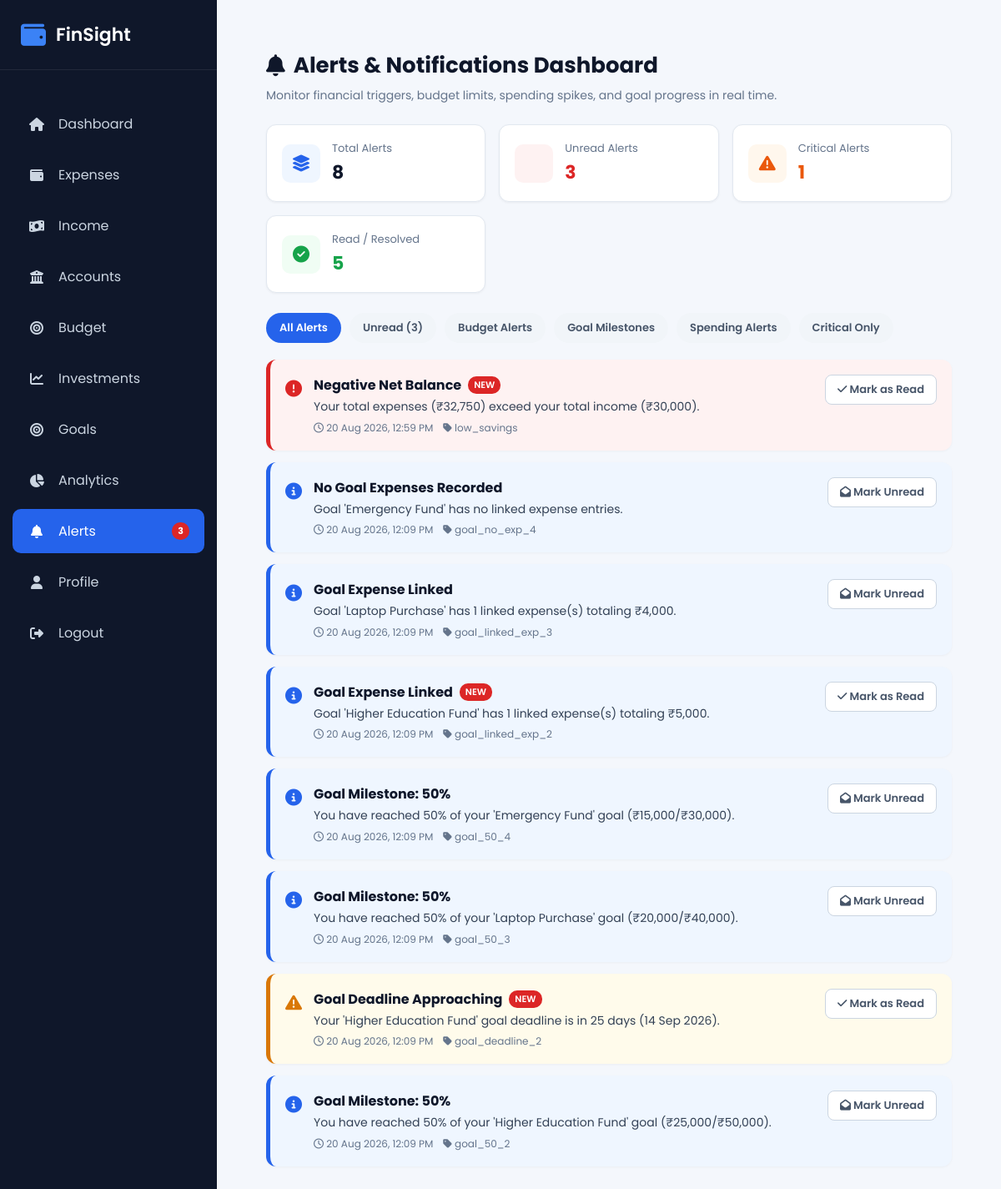
Page /alerts (signed in) on the earlier database version.
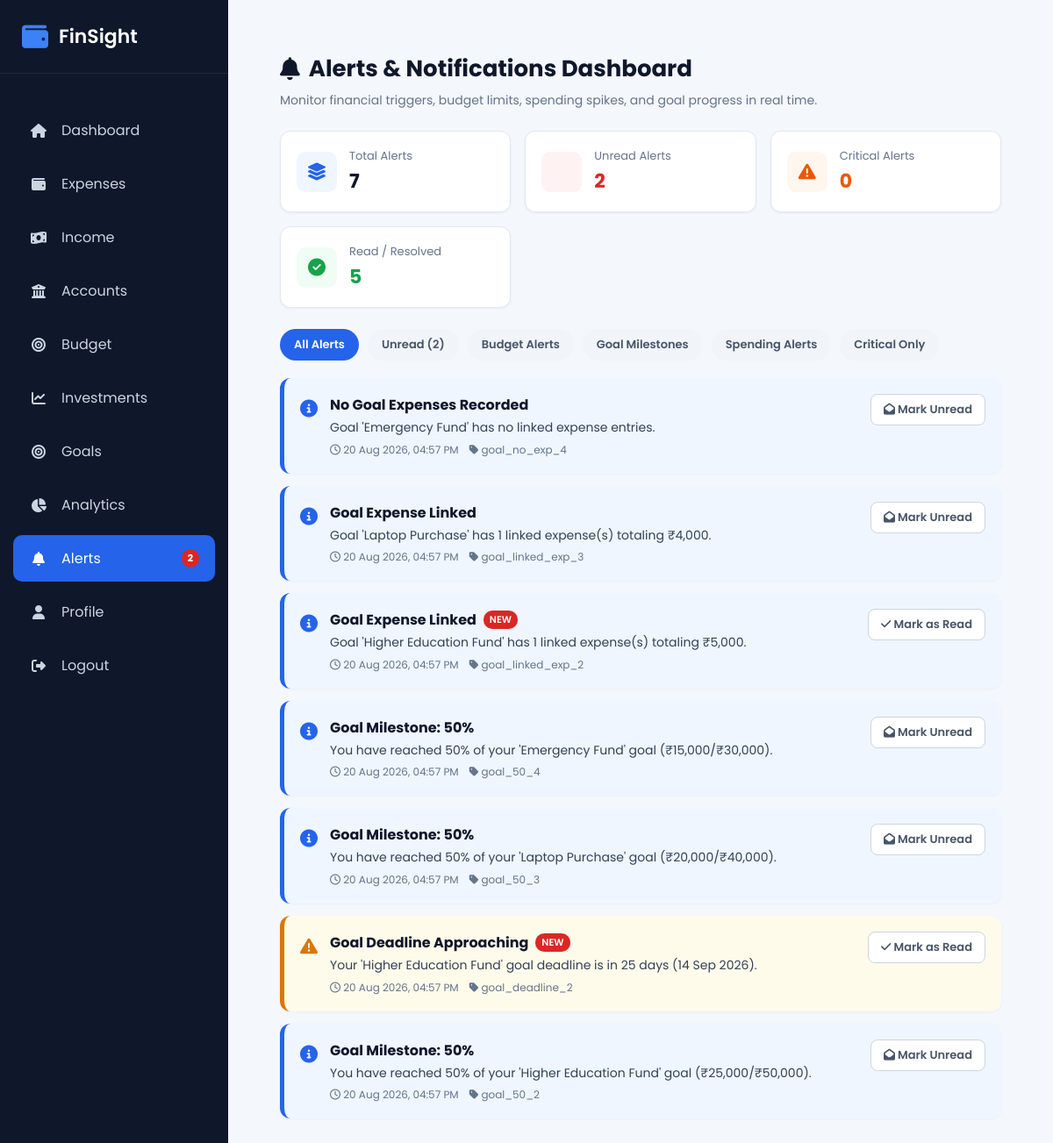
Same page on the later database version.
### models/alert.py (models this page shows, shortened)
class FinancialAlert(db.Model):
    __tablename__ = "financial_alerts"
    id = db.Column(db.Integer, primary_key=True)
    user_id = db.Column(
        db.Integer,
        db.ForeignKey("users.id"),
        nullable=False
    )
    alert_type = db.Column(
        db.String(50),
        nullable=False
    )
    title = db.Column(
        db.String(150),
        nullable=False
    )
    message = db.Column(
        db.Text,
        nullable=False
    )
    severity = db.Column(
        db.String(20),
        nullable=False,
        default="warning"
    )
    is_read = db.Column(
        db.Boolean,
        default=False,
        nullable=False
    )
    created_at = db.Column(
        db.DateTime,
        default=datetime.utcnow
    )
    user = db.relationship(
        "User",
        backref=db.backref("alerts", lazy=True, cascade="all, delete-orphan")
    )

### routes/alert.py (the view)
@alert_bp.route("/alerts")
@login_required
def alerts():
    user_id = current_user.id
    check_and_create_alerts(user_id)
    all_user_alerts = FinancialAlert.query.filter_by(user_id=user_id).order_by(FinancialAlert.created_at.desc()).all()
    total_alerts = len(all_user_alerts)
    unread_alerts = sum(1 for a in all_user_alerts if not a.is_read)
    critical_alerts = sum(1 for a in all_user_alerts if a.severity in ["danger", "critical"])
    resolved_alerts = sum(1 for a in all_user_alerts if a.is_read)
    active_filter = request.args.get("filter", "all").lower()
    if active_filter == "unread":
        filtered_alerts = [a for a in all_user_alerts if not a.is_read]
    elif active_filter == "budget":
        filtered_alerts = [a for a in all_user_alerts if "budget" in a.alert_type.lower() or "budget" in a.title.lower()]
    elif active_filter == "goal":
        filtered_alerts = [a for a in all_user_alerts if "goal" in a.alert_type.lower() or "goal" in a.title.lower()]
    elif active_filter == "spending":
        filtered_alerts = [a for a in all_user_alerts if "spending" in a.alert_type.lower() or "spending" in a.title.lower()]
    elif active_filter == "critical":
        filtered_alerts = [a for a in all_user_alerts if a.severity in ["danger", "critical"]]
    else:
        filtered_alerts = all_user_alerts
    return render_template(
        "alerts.html",
        alerts=filtered_alerts,
        active_filter=active_filter,
        total_alerts=total_alerts,
        unread_alerts=unread_alerts,
        critical_alerts=critical_alerts,
        resolved_alerts=resolved_alerts
    )

### templates/alerts.html (shortened to what this page needs)
{% extends "layout.html" %}
{% block content %}
<div class="alerts-container">
    <div class="alerts-header">
        <div>
            <h1><i class="fa-solid fa-bell"></i> Alerts & Notifications Dashboard</h1>
            <p>Monitor financial triggers, budget limits, spending spikes, and goal progress in real time.</p>
        </div>
    </div>
    <div class="summary-grid">
        <div class="summary-card">
            <div class="summary-icon total"><i class="fa-solid fa-layer-group"></i></div>
            <div class="summary-info">
                <span class="label">Total Alerts</span>
                <span class="value">{{ total_alerts }}</span>
            </div>
        </div>
        <div class="summary-card">
            <div class="summary-icon unread"></div>
            <div class="summary-info">
                <span class="label">Unread Alerts</span>
                <span class="value" style="color: #DC2626;">{{ unread_alerts }}</span>
            </div>
        </div>
        <div class="summary-card">
            <div class="summary-icon critical"><i class="fa-solid fa-triangle-exclamation"></i></div>
            <div class="summary-info">
                <span class="label">Critical Alerts</span>
                <span class="value" style="color: #EA580C;">{{ critical_alerts }}</span>
            </div>
        </div>
        <div class="summary-card">
            <div class="summary-icon resolved"><i class="fa-solid fa-circle-check"></i></div>
            <div class="summary-info">
                <span class="label">Read / Resolved</span>
                <span class="value" style="color: #16A34A;">{{ resolved_alerts }}</span>
            </div>
        </div>
    </div>
    <div class="filter-bar">
        <a href="{{ url_for('alert.alerts', filter='all') }}" class="filter-pill {% if active_filter == 'all' %}active{% endif %}">All Alerts</a>
        <a href="{{ url_for('alert.alerts', filter='unread') }}" class="filter-pill {% if active_filter == 'unread' %}active{% endif %}">Unread ({{ unread_alerts }})</a>
        <a href="{{ url_for('alert.alerts', filter='budget') }}" class="filter-pill {% if active_filter == 'budget' %}active{% endif %}">Budget Alerts</a>
        <a href="{{ url_for('alert.alerts', filter='goal') }}" class="filter-pill {% if active_filter == 'goal' %}active{% endif %}">Goal Milestones</a>
        <a href="{{ url_for('alert.alerts', filter='spending') }}" class="filter-pill {% if active_filter == 'spending' %}active{% endif %}">Spending Alerts</a>
        <a href="{{ url_for('alert.alerts', filter='critical') }}" class="filter-pill {% if active_filter == 'critical' %}active{% endif %}">Critical Only</a>
    </div>
    {% if alerts %}
    <div class="alerts-list">
        {% for alert in alerts %}
        <div class="alert-card {{ alert.severity }}">
            <div class="alert-main">
                <div class="alert-badge-icon">
                    {% if alert.severity == 'danger' %}
                        <i class="fa-solid fa-circle-exclamation"></i>
                    {% elif alert.severity == 'warning' %}
                        <i class="fa-solid fa-triangle-exclamation"></i>
                    {% elif alert.severity == 'success' %}
                        <i class="fa-solid fa-circle-check"></i>
                    {% else %}
                        <i class="fa-solid fa-circle-info"></i>
                    {% endif %}
                </div>
                <div class="alert-details">
                    <h3>
                        {{ alert.title }}
                        {% if not alert.is_read %}
                            <span style="font-size: 11px; padding: 2px 7px; background: #DC2626; color: #fff; border-radius: 10px; font-weight: 600;">NEW</span>
                        {% endif %}
                    </h3>
                    <p>{{ alert.message }}</p>
                    <div class="alert-meta">
                        <span><i class="fa-regular fa-clock"></i> {{ alert.created_at.strftime('%d %b %Y, %I:%M %p') if alert.created_at else '' }}</span>
                        <span><i class="fa-solid fa-tag"></i> {{ alert.alert_type }}</span>
                    </div>
                </div>
            </div>
            <form action="{{ url_for('alert.toggle_alert_read', alert_id=alert.id) }}" method="POST">
                <button type="submit" class="btn-toggle-read">
                    {% if alert.is_read %}
                        <i class="fa-solid fa-envelope-open"></i> Mark Unread
                    {% else %}
                        <i class="fa-solid fa-check"></i> Mark as Read
                    {% endif %}
                </button>
            </form>
        </div>
        {% endfor %}
    </div>
    {% else %}
    <div class="empty-state">
        <i class="fa-solid fa-circle-check" style="font-size: 32px; color: #16A34A; margin-bottom: 12px; display: block;"></i>
        <h3 style="margin: 0 0 6px 0; color: #0F172A;">No Alerts Found</h3>
        <p style="margin: 0;">There are no alerts matching the selected filter criteria.</p>
    </div>
    {% endif %}
</div>
{% endblock %}

### templates/layout.html (shortened to what this page needs)
<!DOCTYPE html>
<html lang="en">
<head>
    <link rel="stylesheet" href="{{ url_for('static', filename='css/layout.css') }}">
    <link rel="stylesheet"
          href="https://cdnjs.cloudflare.com/ajax/libs/font-awesome/6.7.2/css/all.min.css">
</head>
<body>
<div class="wrapper">
    <aside class="sidebar">
        <a href="{{ url_for('dashboard') }}" class="logo">
            <i class="fa-solid fa-wallet"></i>
            <h2>FinSight</h2>
        </a>
        <ul class="menu">
            <li>
                <a href="{{ url_for('dashboard') }}" class="{% if request.endpoint == 'dashboard' %}active{% endif %}">
                    <i class="fa-solid fa-house"></i>
                    <span>Dashboard</span>
                </a>
            </li>
            <li>
                <a href="{{ url_for('expense.expenses') }}" class="{% if request.endpoint and request.endpoint.startswith('expense') %}active{% endif %}">
                    <i class="fa-solid fa-wallet"></i>
                    <span>Expenses</span>
                </a>
            </li>
            <li>
                <a href="{{ url_for('income.incomes') }}" class="{% if request.endpoint and request.endpoint.startswith('income') %}active{% endif %}">
                    <i class="fa-solid fa-money-bill-wave"></i>
                    <span>Income</span>
                </a>
            </li>
            <li>
                <a href="{{ url_for('account.accounts') }}" class="{% if request.endpoint and request.endpoint.startswith('account') %}active{% endif %}">
                    <i class="fa-solid fa-building-columns"></i>
                    <span>Accounts</span>
                </a>
            </li>
            <li>
                <a href="{{ url_for('budget.budgets') }}" class="{% if request.endpoint and request.endpoint.startswith('budget') %}active{% endif %}">
                    <i class="fa-solid fa-bullseye"></i>
                    <span>Budget</span>
                </a>
            </li>
            <li>
                <a href="{{ url_for('investment.investments') }}" class="{% if request.endpoint and request.endpoint.startswith('investment') %}active{% endif %}">
                    <i class="fa-solid fa-chart-line"></i>
                    <span>Investments</span>
                </a>
            </li>
            <li>
                <a href="{{ url_for('goal.goals') }}" class="{% if request.endpoint and request.endpoint.startswith('goal') %}active{% endif %}">
                    <i class="fa-solid fa-bullseye"></i>
                    <span>Goals</span>
                </a>
            </li>
            <li>
                <a href="{{ url_for('analytics.analytics') }}" class="{% if request.endpoint and request.endpoint.startswith('analytics') %}active{% endif %}">
                    <i class="fa-solid fa-chart-pie"></i>
                    <span>Analytics</span>
                </a>
            </li>
            <li>
                <a href="{{ url_for('alert.alerts') }}" class="{% if request.endpoint and request.endpoint.startswith('alert') %}active{% endif %}">
                    <i class="fa-solid fa-bell"></i>
                    <span>Alerts</span>
                    {% if unread_alerts_count and unread_alerts_count > 0 %}
                        <span style="margin-left: auto; background: #DC2626; color: #fff; font-size: 11px; font-weight: 700; padding: 2px 7px; border-radius: 10px;">{{ unread_alerts_count }}</span>
                    {% endif %}
                </a>
            </li>
            <li>
                <a href="{{ url_for('profile.view_profile') }}" class="{% if request.endpoint and request.endpoint.startswith('profile') %}active{% endif %}">
                    <i class="fa-solid fa-user"></i>
                    <span>Profile</span>
                </a>
            </li>
            <li>
                <a href="{{ url_for('auth.logout') }}">
                    <i class="fa-solid fa-right-from-bracket"></i>
                    <span>Logout</span>
                </a>
            </li>
        </ul>
    </aside>
    <div class="main-content">
        <div class="content">
            {% block content %}
            {% endblock %}
        </div>
    </div>
</div>
</body>
</html>

Differences in the rows shown:
removed FinancialAlert: severity "danger" (drawn), title "Negative Net Balance", is_read "NEW", message "Your total expenses (₹32,750) exceed your total income (₹30,000).", created_at "20 Aug 2026, 12:59 PM", alert_type "low_savings"
changed FinancialAlert "No Goal Expenses Recorded": created_at "20 Aug 2026, 12:09 PM" → "20 Aug 2026, 04:57 PM"
changed FinancialAlert "Goal 'Laptop Purchase' has 1 linked expense(s) totaling ₹4,000.": created_at "20 Aug 2026, 12:09 PM" → "20 Aug 2026, 04:57 PM"
changed FinancialAlert "Goal 'Higher Education Fund' has 1 linked expense(s) totaling ₹5,000.": created_at "20 Aug 2026, 12:09 PM" → "20 Aug 2026, 04:57 PM"
changed FinancialAlert "You have reached 50% of your 'Emergency Fund' goal (₹15,000/₹30,000).": created_at "20 Aug 2026, 12:09 PM" → "20 Aug 2026, 04:57 PM"
changed FinancialAlert "You have reached 50% of your 'Laptop Purchase' goal (₹20,000/₹40,000).": created_at "20 Aug 2026, 12:09 PM" → "20 Aug 2026, 04:57 PM"
changed FinancialAlert "Goal Deadline Approaching": created_at "20 Aug 2026, 12:09 PM" → "20 Aug 2026, 04:57 PM"
changed FinancialAlert "You have reached 50% of your 'Higher Education Fund' goal (₹25,000/₹50,000).": created_at "20 Aug 2026, 12:09 PM" → "20 Aug 2026, 04:57 PM"
Other differences:
{{ unread_alerts_count }}: "3" → "2"
{{ total_alerts }}: "8" → "7"
{{ unread_alerts }}: "3" → "2"
{{ critical_alerts }}: "1" → "0"
